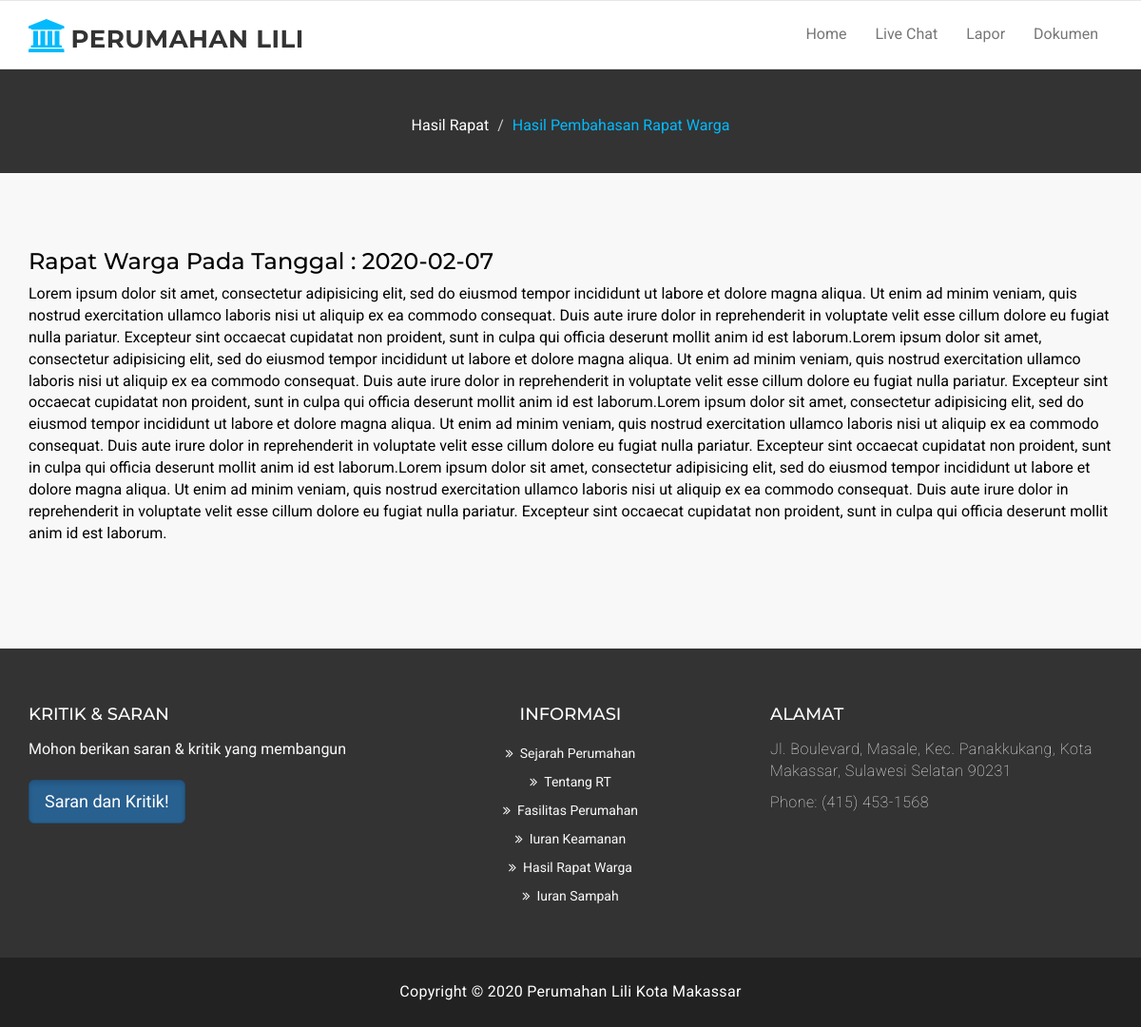
The app's page /tampilan_hasil_rapat.php with its own data.
### tables this page shows
CREATE TABLE `tabel_hasil_rapat` (
  `id` int(11) NOT NULL,
  `tanggal` date NOT NULL,
  `foto` varchar(500) NOT NULL,
  `hasil_rapat` mediumtext NOT NULL
);

### admin/functions.php (called while the page is built, shortened)
<?php
$conn = mysqli_connect("localhost","root","","perumahan");
function query($query){
	global $conn;
	$result 		= mysqli_query($conn,$query);
	$rows 			= [];
	while ($row 	= mysqli_fetch_assoc($result)) {
	$rows [] 		= $row;
	}
	return $rows;
}
 ?>

### tampilan_hasil_rapat.php (the view, shortened to what this page needs)
<?php
require './admin/functions.php';
$hasilInputan = query("SELECT * FROM tabel_hasil_rapat");
?>
<!DOCTYPE html>
<html lang="en">
  <head>
    <link href="assets/css/font-awesome.css" rel="stylesheet">
    <link href="assets/css/bootstrap.css" rel="stylesheet">
    <link rel="stylesheet" type="text/css" href="assets/css/slick.css">
    <link rel="stylesheet" href="assets/css/jquery.fancybox.css" type="text/css" media="screen" />
    <link id="switcher" href="assets/css/theme-color/default-theme.css" rel="stylesheet">
    <link href="assets/css/style.css" rel="stylesheet">
  </head>
  <body>
  <section id="mu-menu">
    <nav class="navbar navbar-default fixed-top" role="navigation">
      <div class="container ">
        <div class="navbar-header">
          <a class="navbar-brand" href="index.php"><i class="fa fa-university"></i><span>Perumahan Lili</span></a>
        </div>
        <div id="navbar" class="navbar-collapse collapse">
          <ul id="top-menu" class="nav navbar-nav navbar-right main-nav">
            <li><a href="index.php">Home</a></li>
            <li><a href="chat/login.php">Live Chat</a></li>
            <li><a href="lapor/lapor.html">Lapor</a></li>
            <li><a href="dokumen.php">Dokumen</a></li>
          </ul>
        </div>
      </div>
    </nav>
  </section>
 <section id="mu-page-breadcrumb">
   <div class="container">
     <div class="row">
       <div class="col-md-12">
         <div class="mu-page-breadcrumb-area">
           <ol class="breadcrumb">
            <li><a href="hasil_rapat.php">Hasil Rapat</a></li>
            <li class="active">Hasil Pembahasan Rapat Warga</li>
          </ol>
         </div>
       </div>
     </div>
   </div>
 </section>
 <section id="mu-course-content">
   <div class="container">
     <div class="row">
       <div class="col-md-12">
         <div class="mu-course-content-area">
            <div class="row">
              <div class="col-md-12">
                <div class="row">
                  <div class="col-md-12">
                    <div class="mu-related-item">
                      <?php foreach ($hasilInputan as $hasil) :?>
                      <h3 style="margin-top: -50px;">Rapat Warga Pada Tanggal : <?= $hasil["tanggal"]; ?> </h3>
                      <p><?= $hasil["hasil_rapat"]; ?> </p>
                      <?php endforeach; ?>
                    </div>
                  </div>
                </div>
             </div>
           </div>
         </div>
       </div>
     </div>
   </div>
 </section>
  <footer id="mu-footer">
    <div class="mu-footer-top">
      <div class="container">
        <div class="mu-footer-top-area">
          <div class="row">
            <div class="col-lg-4 col-md-4 col-sm-4">
              <div class="mu-footer-widget">
                <h4>Kritik & Saran</h4>
                <p>Mohon berikan saran & kritik yang membangun</p>
                <form class="mu-subscribe-form">
                  <a href="kritik_saran.php" class="btn btn-primary btn-lg active" role="button" aria-pressed="true">Saran dan Kritik!</a>
                </form>
              </div>
            </div>
            <div class="col-lg-4 col-md-4 col-sm-4">
              <div class="mu-footer-widget">
                <center>
                <h4>Informasi</h4>
                <ul>
                  <li><a href="sejarah.php">Sejarah Perumahan</a></li>
                  <li><a href="tentang_rt.php">Tentang RT</a></li>
                  <li><a href="fasilitas_perumahan.php">Fasilitas Perumahan</a></li>
                  <li><a href="iuran_keamanan.php">Iuran Keamanan</a></li>
                  <li><a href="hasil_rapat.php">Hasil Rapat Warga</a></li>
                  <li><a href="iuran_sampah.php">Iuran Sampah</a></li>
                </ul>
                </center>
              </div>
            </div>
            <div class="col-lg-4 col-md-4 col-sm-4">
              <div class="mu-footer-widget">
                <h4>Alamat</h4>
                <address>
                  <p>Jl. Boulevard, Masale, Kec. Panakkukang, Kota Makassar, Sulawesi Selatan 90231</p>
                  <p>Phone: (415) 453-1568 </p>
                </address>
              </div>
            </div>
          </div>
        </div>
      </div>
    </div>
    <div class="mu-footer-bottom">
      <div class="container">
        <div class="mu-footer-bottom-area">
          <p><?php echo "Copyright © " . (int)date('Y') . " Perumahan Lili Kota Makassar"; ?></p>
        </div>
      </div>
    </div>
  </footer>
  </body>
</html>

### assets/css/theme-color/default-theme.css (style rules this page uses)
#mu-menu .navbar-header .navbar-brand i { color: #01bafd; }
#mu-page-breadcrumb .mu-page-breadcrumb-area .breadcrumb .active { color: #01bafd; }
#mu-course-content { background-color: #f8f8f8; display: inline; float: left; padding: 100px 0; width: 100%; }
#mu-course-content .mu-course-content-area { display: inline; float: left; width: 100%; }
.mu-related-item { display: inline; float: left; margin-top: 30px; width: 100%; }

### assets/css/style.css (style rules this page uses)
body { background-color: #ffffff; font-family: "Roboto", sans-serif; color: black; font-size: 16px; overflow-x: hidden; }
ul { padding: 0; margin: 0; list-style: none; }
a { text-decoration: none; color: #333333; }
h1, h2, h3, h4, h5, h6 { font-family: "Montserrat", sans-serif; }
#mu-menu { display: inline; float: left; width: 100%; }
#mu-menu .navbar-header .navbar-brand { color: #333; font-family: "Montserrat", sans-serif; font-size: 26px; font-weight: bold; text-transform: uppercase; padding-top: 20px; letter-spacing: 0.5px; }
#mu-menu .navbar-header .navbar-brand i { font-size: 35px; }
#mu-menu .navbar-header .navbar-brand span { margin-left: 4px; }
#mu-menu .navbar-default { background-color: #fff; border-radius: 0; border-left: none; border-right: none; margin-bottom: 0px; }
#mu-menu .navbar-default .navbar-nav li > a { border-bottom: 2px solid transparent; padding-bottom: 25px; padding-top: 25px; margin-bottom: -1px; -webkit-transition: all 0.5s; -moz-transition: all 0.5s; -ms-transition: all 0.5s; -o-transition: all 0.5s; transition: all 0.5s; }
#mu-page-breadcrumb { background-color: #333; display: inline; float: left; padding: 30px 0; width: 100%; }
#mu-page-breadcrumb .mu-page-breadcrumb-area { display: inline; float: left; width: 100%; }
#mu-page-breadcrumb .mu-page-breadcrumb-area .breadcrumb { background-color: transparent; border-radius: 0; margin-bottom: 0; margin-top: 10px; text-align: center; }
#mu-page-breadcrumb .mu-page-breadcrumb-area .breadcrumb li { color: #fff; }
#mu-page-breadcrumb .mu-page-breadcrumb-area .breadcrumb li a { color: #fff; }
#mu-course-content { background-color: #f8f8f8; display: inline; float: left; padding: 100px 0; width: 100%; }
#mu-course-content .mu-course-content-area { display: inline; float: left; width: 100%; }
.mu-related-item { display: inline; float: left; margin-top: 30px; width: 100%; }
#mu-footer { display: inline; float: left; width: 100%; }
#mu-footer .mu-footer-top { background-color: #333; display: inline; float: left; padding: 50px 0; width: 100%; }
#mu-footer .mu-footer-top .mu-footer-top-area { display: inline; float: left; width: 100%; }
#mu-footer .mu-footer-top .mu-footer-top-area .mu-footer-widget { display: inline; float: left; width: 100%; }
#mu-footer .mu-footer-top .mu-footer-top-area .mu-footer-widget h4 { color: #fff; margin-bottom: 15px; text-transform: uppercase; }
#mu-footer .mu-footer-top .mu-footer-top-area .mu-footer-widget ul li a { color: #f9f9f9; display: inline-block; font-size: 14px; font-weight: normal; padding: 5px 0 5px 15px; position: relative; text-transform: capitalize; -webkit-transition: all 0.5s; -moz-transition: all 0.5s; -ms-transition: all 0.5s; -o-transition: all 0.5s; transition: all 0.5s; }
#mu-footer .mu-footer-top .mu-footer-top-area .mu-footer-widget ul li a:before { content: "\f101"; font-family: FontAwesome; left: 0; position: absolute; top: 5px; }
#mu-footer .mu-footer-top .mu-footer-top-area .mu-footer-widget p { color: #f9f9f9; }
#mu-footer .mu-footer-top .mu-footer-top-area .mu-footer-widget .mu-subscribe-form { display: inline; float: left; margin-top: 10px; width: 100%; }
#mu-footer .mu-footer-top .mu-footer-top-area .mu-footer-widget address p { font-weight: lighter; letter-spacing: 0.5px; }
#mu-footer .mu-footer-bottom { background-color: #222; display: inline; float: left; padding: 25px 0; width: 100%; }
#mu-footer .mu-footer-bottom .mu-footer-bottom-area { display: inline; float: left; text-align: center; width: 100%; }
#mu-footer .mu-footer-bottom .mu-footer-bottom-area p { color: #fff; margin-bottom: 0; letter-spacing: 0.3px; }

### records on screen
tabel_hasil_rapat: tanggal "2020-02-07", hasil_rapat "Lorem ipsum dolor sit amet, consectetur adipisicing elit, sed do eiusmod tempor incididunt ut labore et dolore magna aliqua. Ut enim ad minim veniam, quis nostrud exercitation ullamco laboris nisi ut aliquip ex ea commodo consequat. Duis aute irure dolor in reprehenderit in voluptate velit esse cillum dolore eu fugiat nulla pariatur. Excepteur sint occaecat cupidatat non proident, sunt in culpa qui officia deserunt mollit anim id est laborum.Lorem ipsum dolor sit amet, consectetur adipisicing elit, sed do eiusmod tempor incididunt ut labore et dolore magna aliqua. Ut enim ad minim veniam, quis nostrud exercitation ullamco laboris nisi ut aliquip ex ea commodo consequat. Duis aute irure…"
